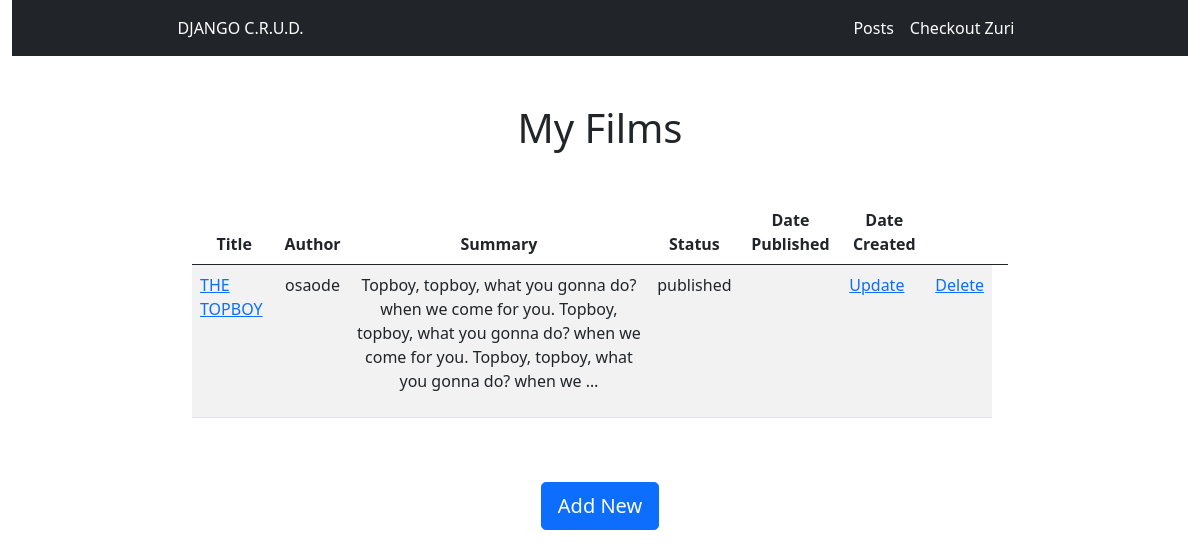
Screenshot of /blog/ with the database file from the repository.
### blog/models.py (models this page shows, shortened)
class Post(models.Model):
    STATUS_CHOICES = (
        ("draft", "Draft"),
        ("published", "Published")
    )
    title = models.CharField(max_length=250)
    slug = models.SlugField(max_length=300, unique=True, editable=False)
    author = models.ForeignKey(
        get_user_model(), on_delete=models.CASCADE, related_name="blog_posts"
    )
    body = models.TextField()
    publish = models.DateTimeField(default=timezone.now)
    created = models.DateTimeField(auto_now_add=True)
    updated = models.DateTimeField(auto_now=True)
    status = models.CharField(
        max_length=10, choices=STATUS_CHOICES, default="draft"
    )
    class Meta:
        ordering = ("-publish",)
    def get_absolute_url(self):
        return reverse("blog:post_detail", kwargs={"slug": self.slug})

### blog/views.py (the view)
# urls.py: path("", views.PostListView.as_view(), name="all"),
class PostListView(ListView):
    model = Post

### blog/templates/blog/post_list.html (shortened to what this page needs)
{% extends 'base.html' %}
{% block content %}
<div class="container d-flex mt-5" style="width: 70%;">
    <div class="col">
        <h1 class="text-center">My Films</h1>
        <table class="table table-striped mt-5">
            <thead>
                <tr>
                    <th class="text-center" scope="col">Title</th>
                    <th class="text-center" scope="col">Author</th>
                    <th class="text-center" scope="col">Summary</th>
                    <th class="text-center" scope="col">Status</th>
                    <th class="text-center" scope="col">Date Published</th>
                    <th class="text-center" scope="col">Date Created</th>
                    <th></th>
                    <th></th>
                </tr>
            </thead>
            <tbody>
                {% for post in post_list %}
                <tr>
                    <td class="ml-5"><a href="{{post.get_absolute_url}}">{{post.title}}</a></td>
                    <td class="text-center">{{post.author}}</td>
                    <td class="text-center">{{post.body|truncatewords:30|linebreaks}}</td>
                    <td class="text-center">{{post.status}}</td>
                    <td class="text-center">{{post.published_at|date:"D, d M, y"}}</td>
                    <td><a href="{% url 'blog:post_update' post.slug %} ">Update</a></td>
                    <td><a href="{% url 'blog:post_delete' post.slug %}">Delete</a></td>
                </tr>
            {% endfor %}
            </tbody>
        </table>
        <div class="d-flex justify-content-center">
            <a href="{% url 'blog:post_create' %}" class="d-block btn btn-primary btn-lg my-5">Add New</a>
        </div>
    </div>
</div>
{% endblock content %}

### blog/templates/base.html (shortened to what this page needs)
<!DOCTYPE HTML>
<html lang="en">
<head>
<link href="https://cdn.jsdelivr.net/npm/bootstrap@5.0.2/dist/css/bootstrap.min.css" rel="stylesheet">
</head>
<body>
<div class="container-fluid">
    <nav class="navbar navbar-expand-lg navbar-dark bg-dark">
        <div class="d-flex justify-content-between px-5 mx-auto" style="width: 80%;">
            <span class="navbar-text text-white">DJANGO C.R.U.D.</span>
            <ul class="navbar-nav mr-auto">
                <li class="nav-item active">
                    <a class="nav-link active" href="{% url 'blog:all' %}">Posts</a>
                </li>
                <li class="nav-item active">
                    <a class="nav-link active" href="https://zuri.team/" target="_blank">Checkout Zuri</a>
                </li>
            </ul>
        </div>
    </nav>
</div>
{% block content %}
{% endblock content %}
</body>
</html>

### rows the page displays
Post: title "THE TOPBOY", author "osaode", body "Topboy, topboy, what you gonna do? when we come for you. Topboy, topboy, what you gonna do? when we come for you. Topboy, topboy, what you gonna do? when we …", status "published"
